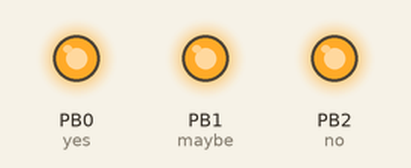
Simulated run of this sketch. Board: ATtiny85, built with avr-gcc and run on an emulated ATtiny85. On the bench: output pins drawn as LEDs (lit = HIGH). Random numbers use the default seed unless the sketch sets one; EEPROM starts erased.

Above: at 0.2 s.
At 1.9 s:
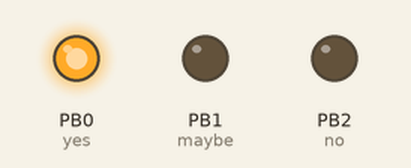
At 4.9 s:
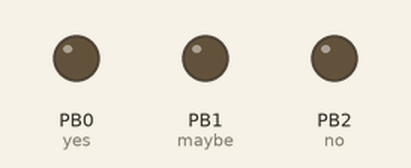
Timing chart, 0 to 6.4 s (numbered marks = the images above):
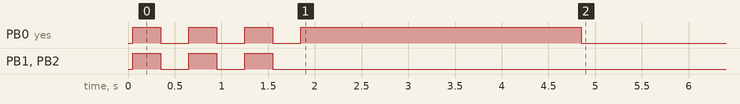

The sketch:

decidomatic_EEPROM.ino
```cpp
#include <EEPROM.h>

//                        attiny45
//                   reset -+---+- power
//                     pb3 -+*  +- pb2 (no)
//            (button) pb4 -+   +- pb1 (maybe)
//                  ground -+---+- pb0 (yes)

const int yes = 0;
const int maybe = 1;
const int no = 2;
int counter = 0;
int result;

boolean analyze = true;

void setup() {
  randomSeed(321);
  pinMode(yes, OUTPUT);
  pinMode(maybe, OUTPUT);
  pinMode(no, OUTPUT);

  int randumb = EEPROM.read(0);
  for (int r=0; r<randumb; r++) {
    result = random(0,3);
  }
  EEPROM.write(0, (randumb+1) % 100);
}

void loop() {

  if (analyze == true) {
    for (int i=0; i<3; i++) { //blink the LEDs on & off
      cycle(3,HIGH);
      delay(300);
      cycle(3, LOW);
      delay(300);
    }
    digitalWrite(result, HIGH);
    delay(3000);
    cycle(3,LOW);
    analyze = false;
  }
}

void cycle(int maxPin, int state) {
  for (int i=0; i <= maxPin; i++){
    digitalWrite(i, state);
    delayMicroseconds(10);
  }
}
```

Measured:
- by itself, PB0 (yes): goes 3 × (HIGH 0.30 s, LOW 0.30 s), HIGH 3.0 s, then LOW
- by itself, PB1 (maybe), PB2 (no): alternates HIGH for 0.30 s and LOW for 0.30 s, 6 changes in all, then stays LOW
